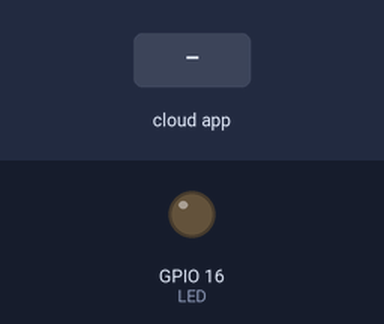
Recording of a sketch running on a simulated ESP32. On the bench: output pins drawn as LEDs (lit = HIGH). Inputs (shaded band) come from the test bench. WiFi joins after 1.5 s; servers stay silent unless stated; the Firebase database answers and starts empty; what the sketch prints to the serial monitor is not drawn.

Above: at 2.7 s.
2.8 s: the phone or cloud app sets status to ON
At 3.7 s:
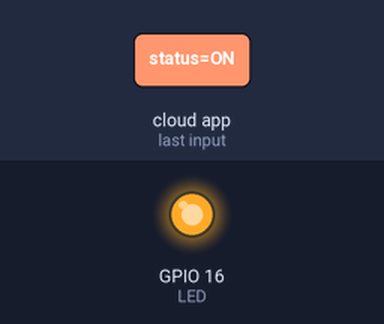
4.3 s: the phone or cloud app sets status to OFF
At 4.8 s:
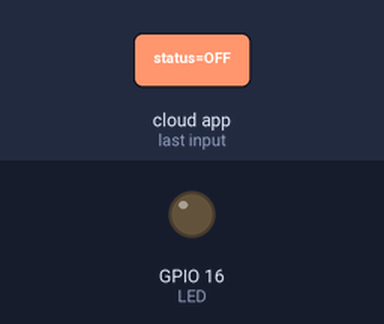
Timing chart, 0 to 7.3 s (numbered marks = the images above; inputs shaded):
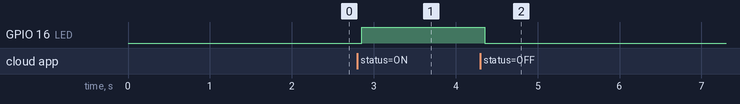

The sketch:

FireBase_LED.ino
```cpp
#include <WiFi.h>
#include "FirebaseESP32.h"

#define FIREBASE_HOST "HOST" //Do not include https:// in FIREBASE_HOST
#define FIREBASE_AUTH "Seret"
#define WIFI_SSID "User_NAME"
#define WIFI_PASSWORD "password"

FirebaseData firebaseData;
int LED = 16;

void setup() {
 Serial.begin(115200);
 WiFi.begin(WIFI_SSID, WIFI_PASSWORD);
 Serial.print("Connecting to Wi-Fi");
  while (WiFi.status() != WL_CONNECTED)
  {
    Serial.print(".");
    delay(300);
  }

 Serial.println();
 Serial.print("Connected with IP: ");
 Serial.println(WiFi.localIP());
 Serial.println();

 Firebase.begin(FIREBASE_HOST, FIREBASE_AUTH);
 Firebase.reconnectWiFi(true);
 Firebase.setReadTimeout(firebaseData, 1000 * 60);
 Firebase.setwriteSizeLimit(firebaseData, "tiny");
 pinMode(LED,OUTPUT);
}


void loop() {
  if(Firebase.getString(firebaseData,"/LED/status/status")){
  Serial.println(firebaseData.stringData());
  }
  if(firebaseData.stringData()=="ON"){
    digitalWrite(LED,HIGH);
  }
  else if(firebaseData.stringData()=="OFF"){
    digitalWrite(LED,LOW);
  }
}
```

Measured:
- after the input at 2.8 s, GPIO 16 (LED): LOW → HIGH after 0.05 s
- after the input at 4.3 s, GPIO 16 (LED): HIGH → LOW after 0.06 s
